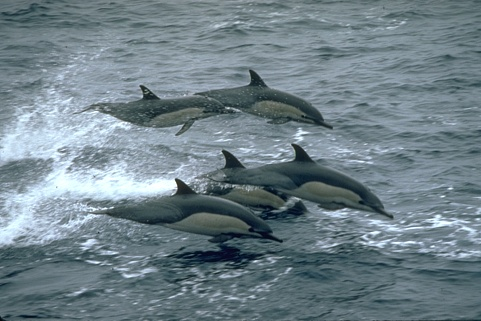
#> input picture tp/tp-3/imagenes/314016.jpg, 481 x 321 px, found by its file name
$ python deteccion_01.py
#> lines starting #> are read from the running program, lines starting #| are printed output that depends on the picture; after the words box and inside, x2 and y2 are one past the last pixel; in counts of white or black regions, pixels touching at a corner belong together
# -*- coding: utf-8 -*-

from __future__ import division
import cv2
import numpy as np
import matplotlib.pyplot as plt

def nothing(x):
    pass

# Importar imagen del dataset
ruta_img = 'E:/UTN/PES/TP/Datasets/BSDS/BSDS300/images/train/314016.jpg'

cv2.namedWindow('contornos')
cv2.createTrackbar('umbral','contornos',0,255,nothing)

while(1):

    # Se probará findContour
    imagen = cv2.imread(ruta_img)
#> imagen is the input picture: shape (321, 481, 3); mean B, G, R 137.3, 129.3, 112
    imagen_gray = cv2.cvtColor(imagen,cv2.COLOR_BGR2GRAY)
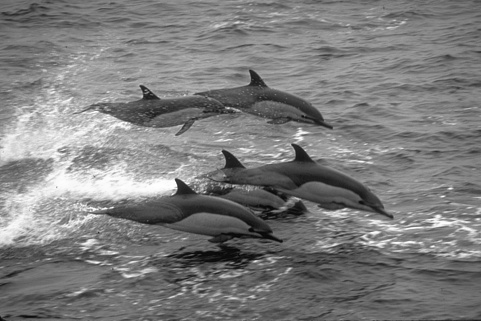
#> imagen_gray: shape (321, 481); min 6, max 255, mean 125.1

    umbral = cv2.getTrackbarPos('umbral','contornos')

    ret, thresh = cv2.threshold(imagen_gray,umbral,255,0)
#> thresh: shape (321, 481); every value is 255
    contours, hierarchy = cv2.findContours(
        thresh,                  # imagen a contornear
        cv2.RETR_TREE,           # contour retrieval mode
        cv2.CHAIN_APPROX_SIMPLE  # contour approximation method
    )
#> contours = [[[0, 0], [0, 320], [480, 320], [480, 0]]]
    # para graficar todos los contornos de la imagen
    cv2.drawContours(imagen, contours, -1, (180,100,0), 3)
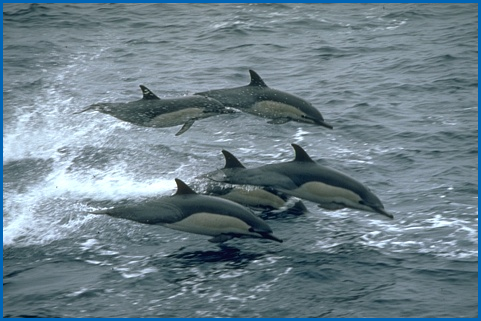
#> imagen: shape (321, 481, 3); 3.09% of pixels changed, all inside (x1, y1, x2, y2) = (0, 0, 481, 321)

    imagen = cv2.cvtColor(imagen,cv2.COLOR_BGR2RGB)
    fig = plt.figure(figsize=(10,7))
    plt.xticks([]),plt.yticks([])
    plt.imshow(imagen)
    plt.show()
    plt.pause(0.01)

    k = cv2.waitKey(5) & 0xFF
#> (key Esc is pressed here)
    if k == 27:
        break

#> (the run stopped early here; a loop or call above may not have finished)

$ run again, with tp/tp-3/imagenes/12003.jpg copied over tp/tp-3/imagenes/314016.jpg
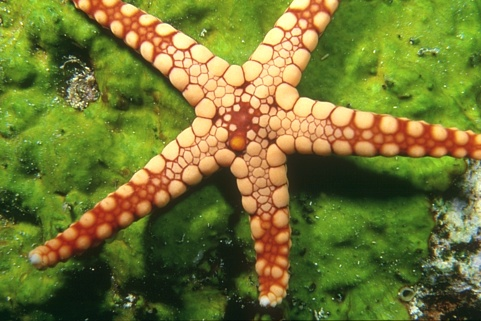
#> input picture tp/tp-3/imagenes/12003.jpg, 481 x 321 px, found by its file name
#> imagen is the input picture: shape (321, 481, 3); mean B, G, R 50.3, 118.7, 114.1
#> `imagen_gray = cv2.cvtColor(imagen,cv2.COLOR_BGR2GRAY)`:
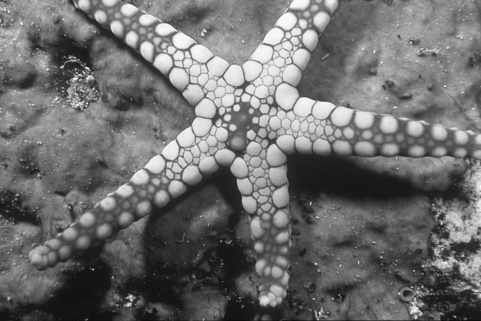
#> imagen_gray: shape (321, 481); min 10, max 251, mean 109.5
#> thresh: shape (321, 481); every value is 255
#> contours = [[[0, 0], [0, 320], [480, 320], [480, 0]]]
#> `cv2.drawContours(imagen, contours, -1, (180,100,0), 3)`:
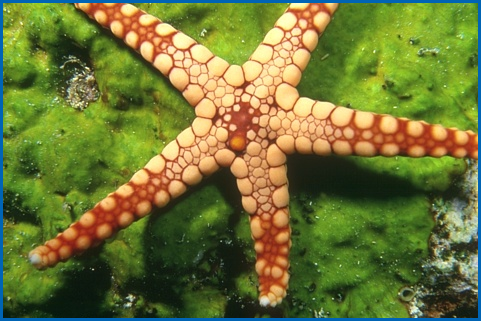
#> imagen: shape (321, 481, 3); 3.09% of pixels changed, all inside (x1, y1, x2, y2) = (0, 0, 481, 321)

$ run again, with tp/tp-3/imagenes/12074.jpg copied over tp/tp-3/imagenes/314016.jpg
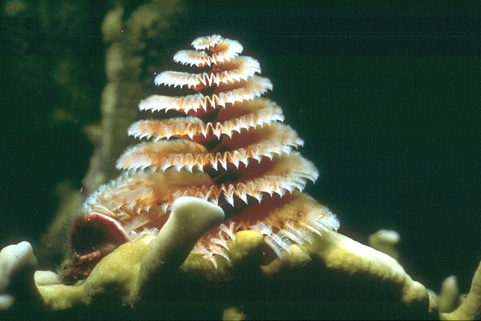
#> input picture tp/tp-3/imagenes/12074.jpg, 481 x 321 px, found by its file name
#> imagen is the input picture: shape (321, 481, 3); mean B, G, R 59.3, 80.3, 65.2
#> `imagen_gray = cv2.cvtColor(imagen,cv2.COLOR_BGR2GRAY)`:
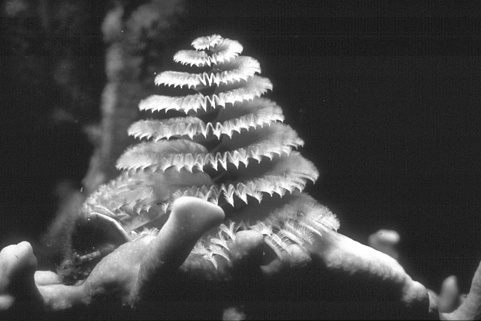
#> imagen_gray: shape (321, 481); min 14, max 255, mean 73.4
#> thresh: shape (321, 481); every value is 255
#> contours = [[[0, 0], [0, 320], [480, 320], [480, 0]]]
#> `cv2.drawContours(imagen, contours, -1, (180,100,0), 3)`:
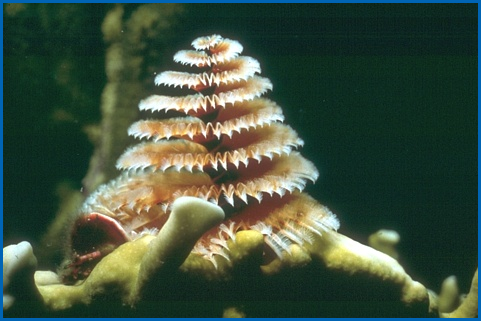
#> imagen: shape (321, 481, 3); 3.09% of pixels changed, all inside (x1, y1, x2, y2) = (0, 0, 481, 321)

$ run again, with tp/tp-3/imagenes/15088.jpg copied over tp/tp-3/imagenes/314016.jpg
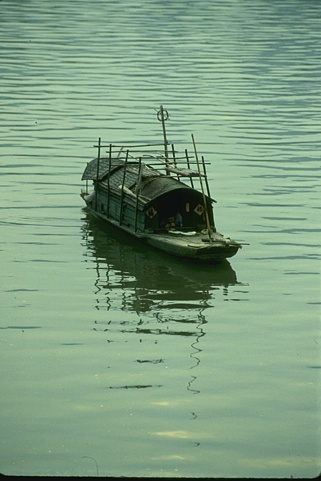
#> input picture tp/tp-3/imagenes/15088.jpg, 321 x 481 px, found by its file name
#> imagen is the input picture: shape (481, 321, 3); mean B, G, R 130, 157.9, 126.7
#> `imagen_gray = cv2.cvtColor(imagen,cv2.COLOR_BGR2GRAY)`:
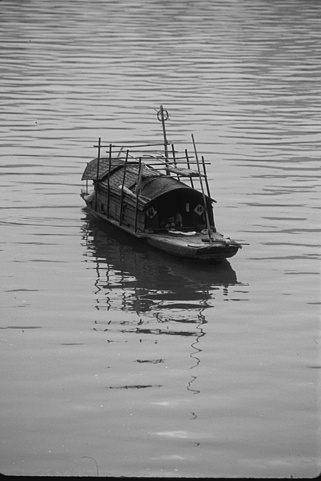
#> imagen_gray: shape (481, 321); min 4, max 246, mean 145.5
#> thresh: shape (481, 321); every value is 255
#> contours = [[[0, 0], [0, 480], [320, 480], [320, 0]]]
#> `cv2.drawContours(imagen, contours, -1, (180,100,0), 3)`:
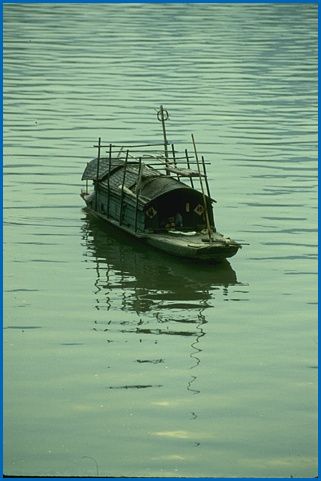
#> imagen: shape (481, 321, 3); 3.09% of pixels changed, all inside (x1, y1, x2, y2) = (0, 0, 321, 481)
